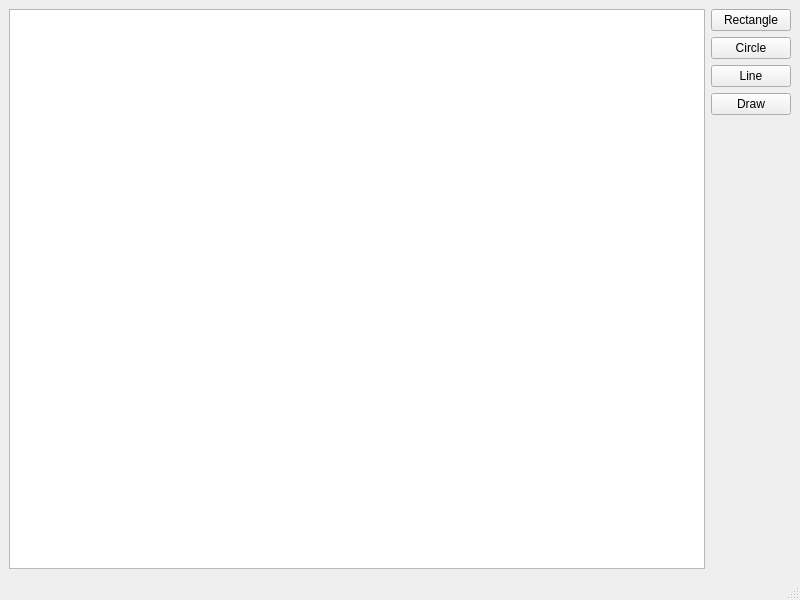
<?xml version="1.0" encoding="UTF-8"?>
<ui version="4.0">
 <class>TestResults</class>
 <widget class="QMainWindow" name="TestResults">
  <property name="geometry">
   <rect>
    <x>0</x>
    <y>0</y>
    <width>800</width>
    <height>600</height>
   </rect>
  </property>
  <property name="windowTitle">
   <string>MainWindow</string>
  </property>
  <widget class="QWidget" name="centralwidget">
   <layout class="QGridLayout" name="gridLayout">
    <item row="1" column="0" rowspan="5">
     <widget class="QTextBrowser" name="testResultLog"/>
    </item>
    <item row="1" column="1">
     <widget class="QPushButton" name="rectangleTest">
      <property name="text">
       <string>Rectangle</string>
      </property>
     </widget>
    </item>
    <item row="5" column="1">
     <spacer name="verticalSpacer">
      <property name="orientation">
       <enum>Qt::Vertical</enum>
      </property>
      <property name="sizeHint" stdset="0">
       <size>
        <width>20</width>
        <height>40</height>
       </size>
      </property>
     </spacer>
    </item>
    <item row="2" column="1">
     <widget class="QPushButton" name="circleTest">
      <property name="text">
       <string>Circle</string>
      </property>
     </widget>
    </item>
    <item row="3" column="1">
     <widget class="QPushButton" name="lineTest">
      <property name="text">
       <string>Line</string>
      </property>
     </widget>
    </item>
    <item row="4" column="1">
     <widget class="QPushButton" name="drawTest">
      <property name="text">
       <string>Draw</string>
      </property>
     </widget>
    </item>
   </layout>
  </widget>
  <widget class="QMenuBar" name="menubar">
   <property name="geometry">
    <rect>
     <x>0</x>
     <y>0</y>
     <width>800</width>
     <height>26</height>
    </rect>
   </property>
  </widget>
  <widget class="QStatusBar" name="statusbar"/>
 </widget>
 <resources/>
 <connections/>
</ui>
